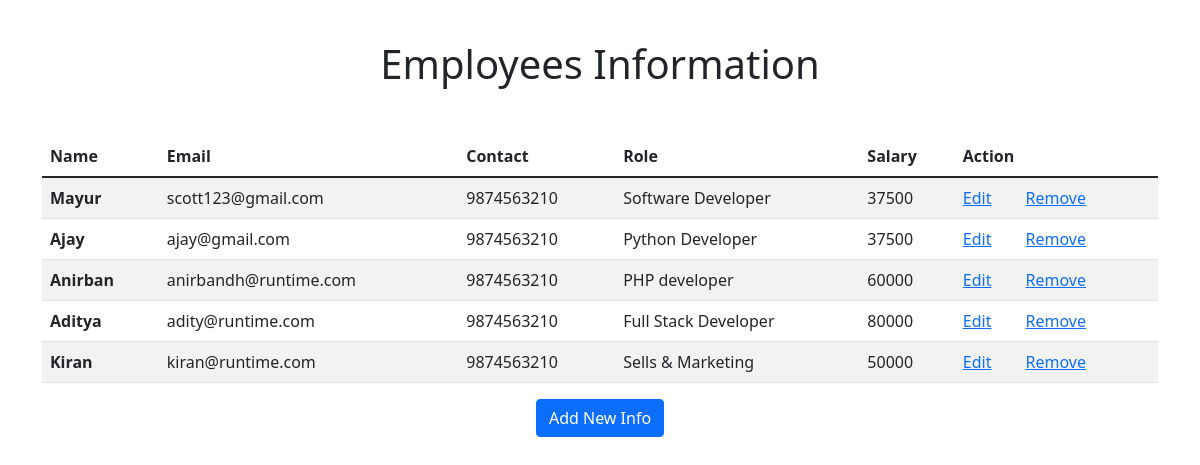
The page / on the database its author committed.
### employee/models.py (models this page shows, shortened)
class Employee(models.Model):
    emp_name = models.CharField(max_length=200)
    emp_email = models.EmailField()
    emp_contact = models.CharField(max_length=20)
    emp_role = models.CharField(max_length=200)
    emp_salary = models.IntegerField()
    id = models.AutoField(primary_key=True)
    is_deleted = models.BooleanField(default=False)
    is_active = models.BooleanField(default=True)

### employee/views.py (the view)
# urls.py: path('', views.employees_list, name='employees-list'),
def employees_list(request):
    employees = Employee.objects.filter(is_deleted=False,is_active=True)
    context = {
        'employees': employees,
    }
    return render(request, 'employee/list.html', context)

### templates/employee/list.html (shortened to what this page needs)
{% extends 'base.html' %}
{% block content %}
    <h1 style="text-align: center; padding-top: 1em; padding-bottom: 1em;">Employees Information</h1>
    <table class="table table-striped">
        <thead>
            <tr>
                <th scope="col">Name</th>
                <th scope="col">Email</th>
                <th scope="col">Contact</th>
                <th scope="col">Role</th>
                <th scope="col">Salary</th>
                <th scope="col">Action</th>
            </tr>
        </thead>
        <tbody>
            {% for emp in employees %}
                <tr>
                    <th scope="row">{{ emp.emp_name }}</th>
                    <td>{{ emp.emp_email }}</td>
                    <td>{{ emp.emp_contact }}</td>
                    <td>{{ emp.emp_role }}</td>
                    <td>{{ emp.emp_salary }}</td>
                    <td>
                        <a style="margin-right: 30px;" href="{% url 'edit-employee' emp.id %}">Edit</a>
                        <a href="{% url 'delete-employee' emp.id %}">Remove</a>
                    </td>
                </tr>
            {% endfor %}
        </tbody>
    </table>
    <div class="text-center">
        <a href="{% url 'create-employee' %}"><button type="button" class="btn btn-primary">Add New Info</button></a>
    </div>
{% endblock content %}

### templates/base.html (shortened to what this page needs)
<!DOCTYPE html>
<html lang="en">
<head>
    <link href="https://cdn.jsdelivr.net/npm/bootstrap@5.1.3/dist/css/bootstrap.min.css" rel="stylesheet">
</head>
<body>
    <div class="container">
        {% block content %}
        {% endblock content %}
    </div>
</body>
</html>

### rows shown on the page
Employee: emp_name "Mayur", emp_email "scott123@gmail.com", emp_contact "9874563210", emp_role "Software Developer", emp_salary "37500"
Employee: emp_name "Ajay", emp_email "ajay@gmail.com", emp_contact "9874563210", emp_role "Python Developer", emp_salary "37500"
Employee: emp_name "Anirban", emp_email "anirbandh@runtime.com", emp_contact "9874563210", emp_role "PHP developer", emp_salary "60000"
Employee: emp_name "Aditya", emp_email "adity@runtime.com", emp_contact "9874563210", emp_role "Full Stack Developer", emp_salary "80000"
Employee: emp_name "Kiran", emp_email "kiran@runtime.com", emp_contact "9874563210", emp_role "Sells & Marketing", emp_salary "50000"
